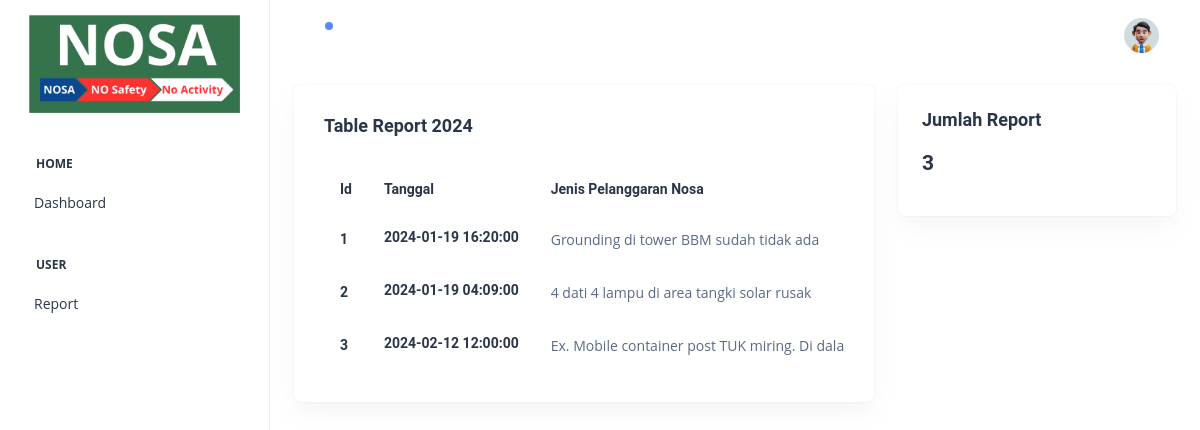
Screenshot of /index.php/mahasiswa with the database file from the repository.
### tables this page shows
CREATE TABLE `report` (
  `id` int(15) NOT NULL,
  `tanggal` datetime NOT NULL,
  `estate` varchar(255) NOT NULL,
  `region` varchar(255) NOT NULL,
  `location` varchar(255) NOT NULL,
  `department` varchar(255) NOT NULL,
  `kegiatan` varchar(255) NOT NULL,
  `kontraktor` varchar(255) NOT NULL,
  `inspector` varchar(255) NOT NULL,
  `jenis_pelanggaran_nosa` varchar(255) NOT NULL,
  `hpi` varchar(255) NOT NULL DEFAULT 'No-HPI',
  `type_nc` varchar(255) NOT NULL,
  `pengawas` varchar(255) NOT NULL,
  `action_plan` varchar(255) NOT NULL,
  `nik` int(15) NOT NULL,
  `pelapor` varchar(255) NOT NULL,
  `gambar` varchar(255) NOT NULL,
  `hari_open` int(15) NOT NULL,
  `deadline` datetime NOT NULL,
  `status` varchar(255) NOT NULL DEFAULT 'Open',
  `planed` varchar(255) NOT NULL DEFAULT 'Unplaned'
);

### application/controllers/Mahasiswa.php (called while the page is built, shortened)
<?php
class Mahasiswa extends CI_Controller
{
    public function __construct()
    {
        $this->load->helper('form');
        $this->load->library('form_validation');
        $this->load->model('Mahasiswa_model');
        $this->load->model('Report_model');
        $this->load->model('Lomba_model');
        $this->load->model('Berita_model');
        $this->load->model('Club_model');
    }
    public function index()
    {
        $data['report'] = $this->Report_model->get();
        $data['user'] = $this->db->get_where('user', ['email' => $this->session->userdata('email')])->row_array();
        $this->load->view("layout_user_mahasiswa/header", $data);
        $this->load->view("mahasiswa/dashboard", $data);
        $this->load->view("layout_user_mahasiswa/footer", $data);
    }
}

### index.php (called while the page is built, shortened)
<?php
require_once BASEPATH.'core/CodeIgniter.php';

### application/models/Report_model.php (called while the page is built, shortened)
<?php
class Report_model extends CI_Model
{
    public function get()
    {
        $query = $this->db->get('report');
        return $query->result_array();
    }
}

### application/views/mahasiswa/dashboard.php (the view, shortened to what this page needs)
<div class="container-fluid">
  <div class="row">
    <div class="col-lg-8 d-flex align-items-strech">
      <div class="card w-100">
        <div class="card-body">
          <div class="d-sm-flex d-block align-items-center justify-content-between mb-9">
            <div class="mb-3 mb-sm-0">
              <h5 class="card-title fw-semibold">Table Report 2024</h5>
            </div>
          </div>
          <div class="table-responsive">
            <table class="table text-nowrap mb-0 align-middle">
              <thead class="text-dark fs-4">
                <tr>
                  <th class="border-bottom-0">
                    <h6 class="fw-semibold mb-0">Id</h6>
                  </th>
                  <th class="border-bottom-0">
                    <h6 class="fw-semibold mb-0">Tanggal</h6>
                  </th>
                  <th class="border-bottom-0">
                    <h6 class="fw-semibold mb-0">Jenis Pelanggaran Nosa</h6>
                  </th>
                </tr>
              </thead>
              <tbody>
                <?php $a = 1; ?>
                <?php foreach ($report as $l) : ?>
                  <tr>
                    <td class="border-bottom-0">
                      <h6 class="fw-semibold mb-0"><?= $a; ?></h6>
                    </td>
                    <td class="border-bottom-0">
                      <h6 class="fw-semibold mb-1"><?= $l['tanggal']; ?></h6>
                    </td>
                    <td class="border-bottom-0">
                      <p class="mb-0 fw-normal"><?= $l['jenis_pelanggaran_nosa']; ?></p>
                    </td>
                  </tr>
                  <?php $a++; ?>
                <?php endforeach; ?>
              </tbody>
            </table>
          </div>
        </div>
      </div>
    </div>
    <div class="col-lg-4">
      <div class="row">
        <div class="col-lg-12">
          <div class="card overflow-hidden">
            <div class="card-body p-4">
              <h5 class="card-title mb-9 fw-semibold">Jumlah Report</h5>
              <div class="row align-items-center">
                <div class="col-8">
                  <h4 class="fw-semibold mb-3"><?php echo $a - 1; ?></h4>
                </div>
              </div>
            </div>
          </div>
        </div>
      </div>
    </div>
  </div>

### assets/css/style.css (style rules this page uses)
body { font-family: "Open Sans", sans-serif; color: #1e2d55; }
h1, h2, h3, h4, h5, h6 { font-family: "Roboto", sans-serif; }

### rows the page displays
report: tanggal "2024-01-19 16:20:00", jenis_pelanggaran_nosa "Grounding di tower BBM sudah tidak ada"
report: tanggal "2024-01-19 04:09:00", jenis_pelanggaran_nosa "4 dati 4 lampu di area tangki solar rusak"
report: tanggal "2024-02-12 12:00:00", jenis_pelanggaran_nosa "Ex. Mobile container post TUK miring. Di…"

### other values shown
$a - 1 "3"
